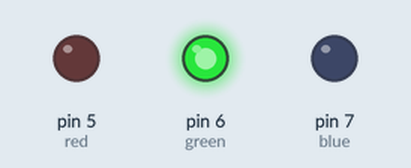
This sketch was run on a simulated Arduino Uno, built with avr-gcc and run on an emulated ATmega328P. Shown: output pins drawn as LEDs (lit = HIGH).

Above: at 0.5 s.
At 1.5 s:
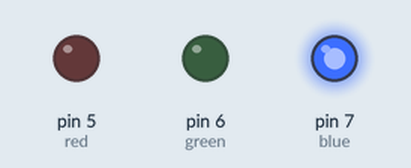
At 5.5 s:
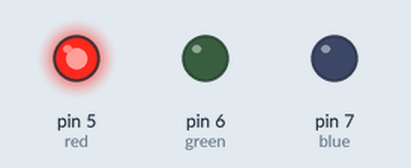
Timing chart, 0 to 6.9 s (numbered marks = the images above):
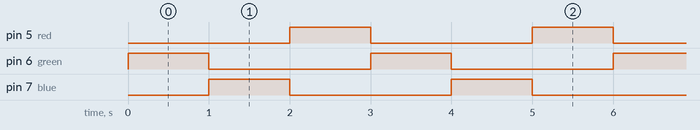

The sketch:

lightTest.ino
```cpp
int red = 5;
int green = 6;
int blue = 7;

void setup() {
  // put your setup code here, to run once:
  pinMode(red, OUTPUT);
  pinMode(green, OUTPUT);
  pinMode(blue, OUTPUT);
}

void loop() {
  // put your main code here, to run repeatedly:
  digitalWrite(green, HIGH);
  digitalWrite(blue, LOW);
  digitalWrite(red, LOW);
  delay(1000);

  digitalWrite(green, LOW);
  digitalWrite(blue, HIGH);
  digitalWrite(red, LOW);
  delay(1000);

  digitalWrite(red, HIGH);
  digitalWrite(blue, LOW);
  digitalWrite(green, LOW);
  delay(1000);
}
```

Measured:
- by itself, pin 5 (red), pin 6 (green), pin 7 (blue): alternates HIGH for 1.0 s and LOW for 2.0 s
- by itself, everything shown: repeats every 3.0 s, in 3 steps
